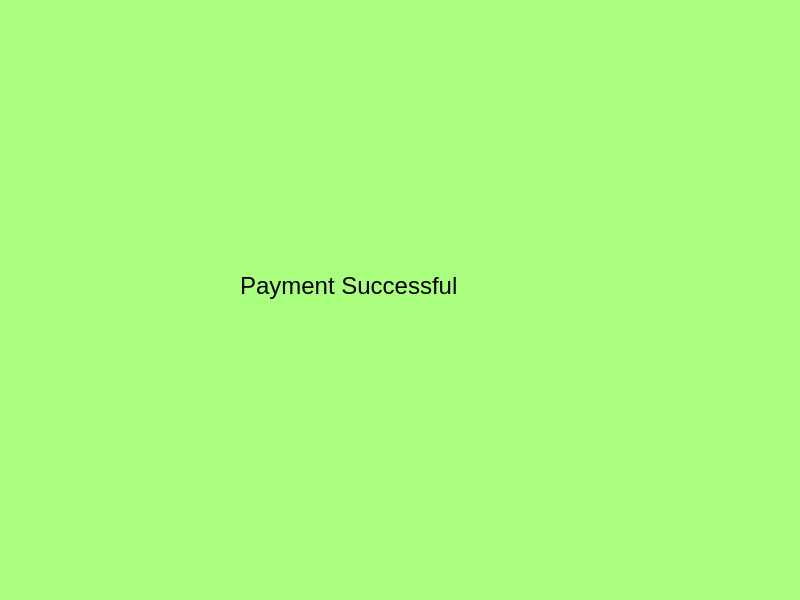
<?xml version="1.0" encoding="UTF-8"?>
<ui version="4.0">
 <class>Form</class>
 <widget class="QWidget" name="Form">
  <property name="geometry">
   <rect>
    <x>0</x>
    <y>0</y>
    <width>800</width>
    <height>600</height>
   </rect>
  </property>
  <property name="windowTitle">
   <string>Form</string>
  </property>
  <property name="styleSheet">
   <string notr="true">background-color: rgb(170, 255, 127);</string>
  </property>
  <widget class="QWidget" name="widget_2" native="true">
   <property name="geometry">
    <rect>
     <x>60</x>
     <y>50</y>
     <width>691</width>
     <height>501</height>
    </rect>
   </property>
   <property name="styleSheet">
    <string notr="true">
background-color: rgb(170, 255, 127);</string>
   </property>
   <widget class="QLabel" name="label3_2">
    <property name="geometry">
     <rect>
      <x>180</x>
      <y>210</y>
      <width>481</width>
      <height>51</height>
     </rect>
    </property>
    <property name="font">
     <font>
      <pointsize>18</pointsize>
     </font>
    </property>
    <property name="styleSheet">
     <string notr="true">background-color: rgb(170, 255, 127);</string>
    </property>
    <property name="text">
     <string>Payment Successful</string>
    </property>
   </widget>
  </widget>
 </widget>
 <resources/>
 <connections/>
</ui>
